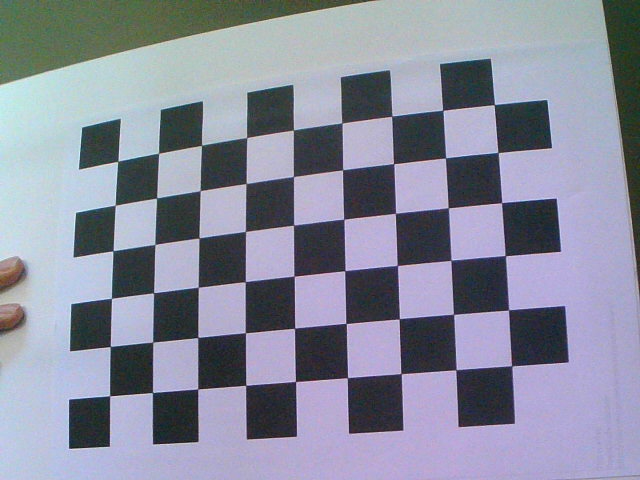
#> input picture rover/camera/images/image_0.png, 640 x 480 px; its folder holds only this picture in this run
$ python cameraCalibrationWithUndistortion.py
#> lines starting #> are read from the running program, lines starting #| are printed output that depends on the picture; after the words box and inside, x2 and y2 are one past the last pixel; in counts of white or black regions, pixels touching at a corner belong together; long printed decimals are rounded
#!/usr/bin/env python

import cv2
import numpy as np
import os
import glob

# Defining the dimensions of checkerboard
CHECKERBOARD = (6,9)
criteria = (cv2.TERM_CRITERIA_EPS + cv2.TERM_CRITERIA_MAX_ITER, 30, 0.001)

# Creating vector to store vectors of 3D points for each checkerboard image
objpoints = []
# Creating vector to store vectors of 2D points for each checkerboard image
imgpoints = []


# Defining the world coordinates for 3D points
objp = np.zeros((1, CHECKERBOARD[0]*CHECKERBOARD[1], 3), np.float32)
objp[0,:,:2] = np.mgrid[0:CHECKERBOARD[0], 0:CHECKERBOARD[1]].T.reshape(-1, 2)
prev_img_shape = None

# Extracting path of individual image stored in a given directory
images = glob.glob('./images/*.png')
for fname in images:
    img = cv2.imread(fname)
#> img is the input picture: shape (480, 640, 3); mean B, G, R 157.6, 140.6, 137.5
    gray = cv2.cvtColor(img,cv2.COLOR_BGR2GRAY)
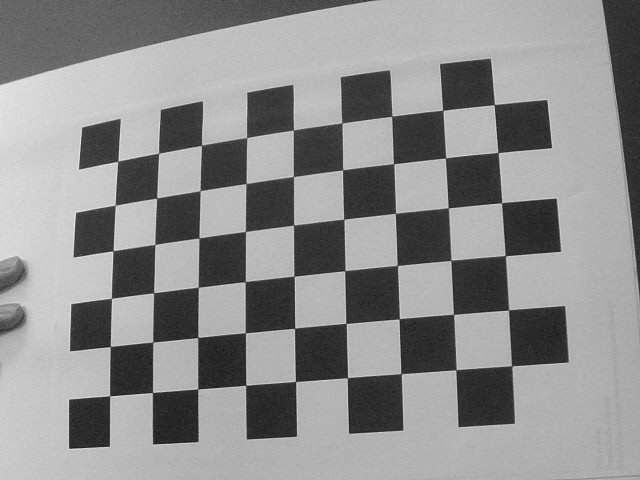
#> gray: shape (480, 640); min 20, max 237, mean 141.6
    # Find the chess board corners
    # If desired number of corners are found in the image then ret = true
    ret, corners = cv2.findChessboardCorners(gray, CHECKERBOARD, cv2.CALIB_CB_ADAPTIVE_THRESH+
    	cv2.CALIB_CB_FAST_CHECK+cv2.CALIB_CB_NORMALIZE_IMAGE)
#> ret = True; corners = 54 rows, first 8: [109.7, 395.7], [110.3, 346.4], [111.4, 298.4], [113, 250.7], [115.3, 205.2], [117.7, 161.4], [152.5, 392.6], [152.7, 342.1]

    """
    If desired number of corner are detected,
    we refine the pixel coordinates and display
    them on the images of checker board
    """
    if ret == True:
        objpoints.append(objp)
        # refining pixel coordinates for given 2d points.
        corners2 = cv2.cornerSubPix(gray,corners,(11,11),(-1,-1),criteria)
#> corners2 = 54 rows, first 8: [109.6, 395.8], [110.3, 346.5], [111.4, 298.3], [113, 250.8], [115.2, 205.2], [117.8, 161.3], [152.5, 392.5], [152.7, 342.1]

        imgpoints.append(corners2)

        # Draw and display the corners
        img = cv2.drawChessboardCorners(img, CHECKERBOARD, corners2,ret)
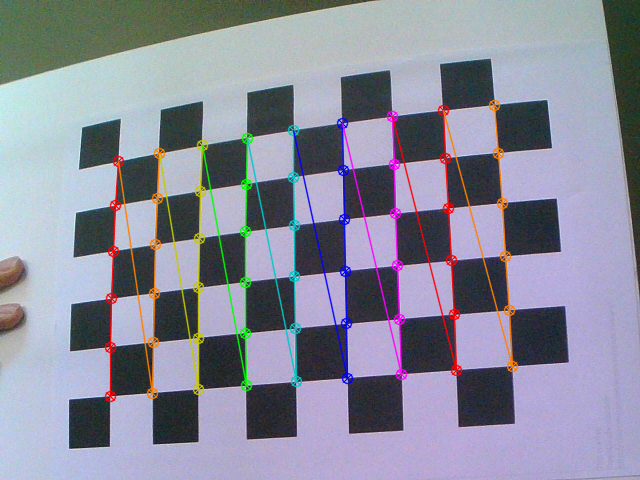
#> img: shape (480, 640, 3); 5.55% of pixels changed, all inside (x1, y1, x2, y2) = (104, 99, 519, 403)

    cv2.imshow('img',img)
    cv2.waitKey(0)

cv2.destroyAllWindows()

h,w = img.shape[:2]
#> h = 480; w = 640

"""
Performing camera calibration by
passing the value of known 3D points (objpoints)
and corresponding pixel coordinates of the
detected corners (imgpoints)
"""
ret, mtx, dist, rvecs, tvecs = cv2.calibrateCamera(objpoints, imgpoints, gray.shape[::-1],None,None)
#> ret = 0.159; mtx = [[1572.2, 0, 333.7], [0, 1524.4, 315.7], [0, 0, 1]]; dist = [[-0.846, -18.21, 0.055, 0.0354, 394.1]]; rvecs = ([-0.445, 0.161, -1.6],); tvecs = ([-4.39, 1.57, 29.68],)

print("Camera matrix : \n")
print(mtx)
#| [[1.57215037e+03 0.00000000e+00 3.33708772e+02]
#|  [0.00000000e+00 1.52440189e+03 3.15659095e+02]
#|  [0.00000000e+00 0.00000000e+00 1.00000000e+00]]
print("dist : \n")
print(dist)
#| [[-8.46277426e-01 -1.82143477e+01  5.50089278e-02  3.53843836e-02
#|    3.94100323e+02]]
print("rvecs : \n")
print(rvecs)
#| (array([[-0.4447],
#|        [ 0.1611],
#|        [-1.601]]),)
print("tvecs : \n")
print(tvecs)
#| (array([[-4.389],
#|        [ 1.569],
#|        [29.677]]),)

# Using the derived camera parameters to undistort the image

img = cv2.imread(images[0])
# Refining the camera matrix using parameters obtained by calibration
newcameramtx, roi = cv2.getOptimalNewCameraMatrix(mtx, dist, (w,h), 1, (w,h))
#> newcameramtx = [[1496.6, 0, 340.5], [0, 1434.6, 322.5], [0, 0, 1]]; roi = (23, 23, 601, 451)

# Method 1 to undistort the image
dst = cv2.undistort(img, mtx, dist, None, newcameramtx)
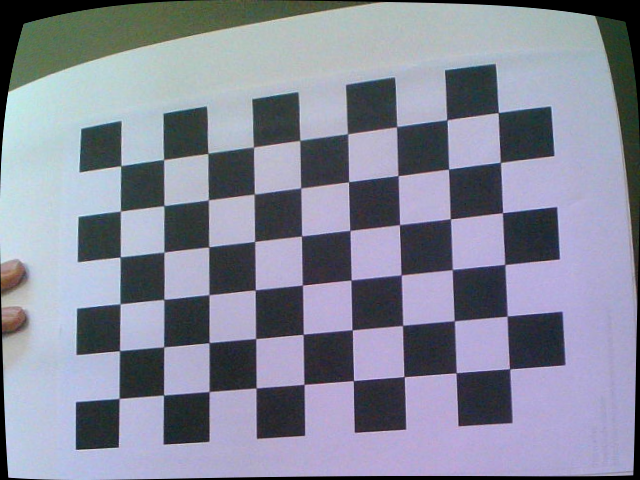
#> dst: shape (480, 640, 3); mean B, G, R 153.7, 137.2, 134

# Method 2 to undistort the image
mapx,mapy=cv2.initUndistortRectifyMap(mtx,dist,None,newcameramtx,(w,h),5)
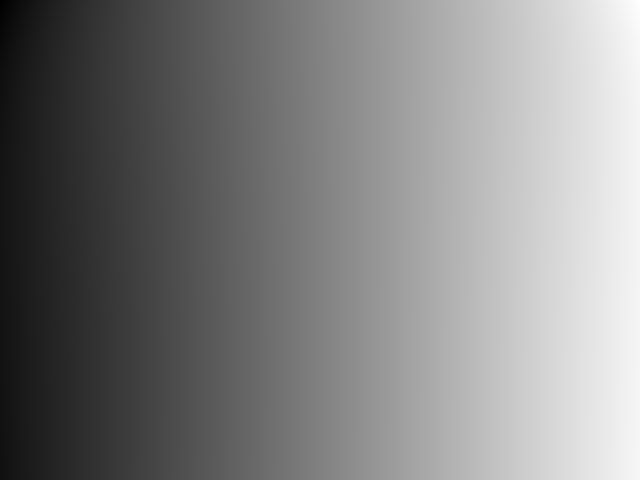
#> mapx: shape (480, 640) float32; min -55.43, max 669.6, mean 315.6; drawn with min black and max white
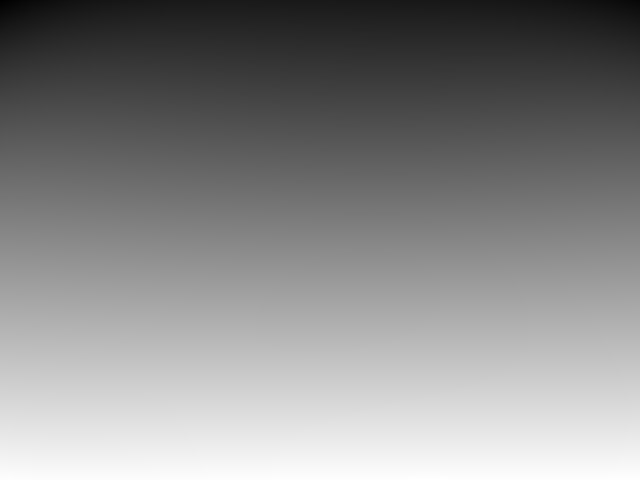
#> mapy: shape (480, 640) float32; min -54.11, max 484.3, mean 234.3; drawn with min black and max white

dst = cv2.remap(img,mapx,mapy,cv2.INTER_LINEAR)

# Displaying the undistorted image
cv2.imshow("undistorted image",dst)
cv2.waitKey(0)

$ run again, on rover/camera/images/image_12.png
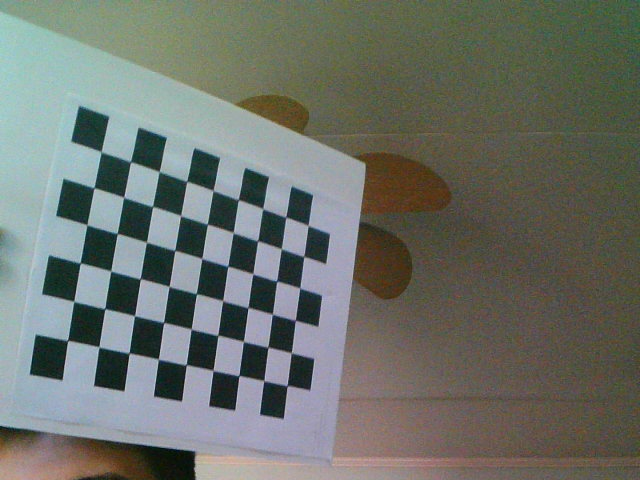
#> input picture rover/camera/images/image_12.png, 640 x 480 px
#> img is the input picture: shape (480, 640, 3); mean B, G, R 106, 113.5, 108.9
#> `ret, corners = cv2.findChessboardCorners(gray, CHECKERBOARD, cv2.CALIB..`: ret = True; corners = 54 rows, first 8: [67.51, 340.6], [73.74, 301.2], [80.46, 262.9], [86.69, 224.8], [94.22, 187.7], [100.9, 151.7], [98.97, 346.7], [104.8, 308.5]
#> corners2 = 54 rows, first 8: [67.61, 340.4], [73.69, 301.4], [80.21, 263], [86.87, 224.8], [93.97, 187.7], [101.2, 151.8], [98.79, 346.8], [104.7, 308.7]
#> `img = cv2.drawChessboardCorners(img, CHECKERBOARD, corners2,ret)`:
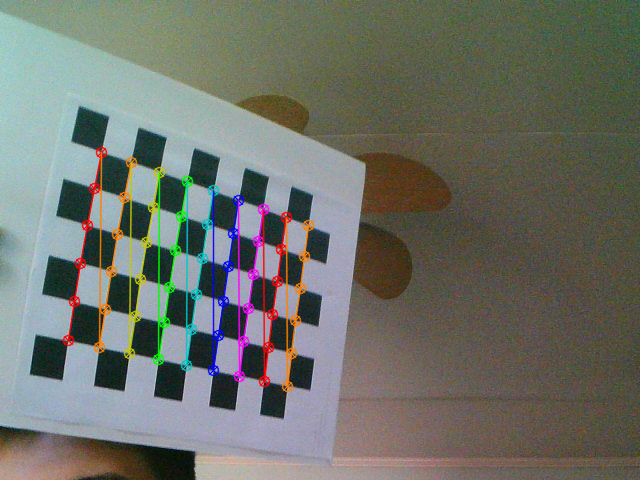
#> img: shape (480, 640, 3); 4.28% of pixels changed, all inside (x1, y1, x2, y2) = (62, 146, 315, 393)
#> `ret, mtx, dist, rvecs, tvecs = cv2.calibrateCamera(objpoints, imgpoint..`: ret = 0.158; mtx = [[772.8, 0, 347.5], [0, 854.3, 338.6], [0, 0, 1]]; dist = [[-0.533, 1.49, 0.00592, -0.00209, -3.49]]; rvecs = ([0.531, -0.616, -1.32],); tvecs = ([-7.76, 0.0254, 20.25],)
#| [[772.773   0.         347.533]
#|  [  0.         854.345 338.649]
#|  [  0.           0.           1.        ]]
#| [[-5.33323234e-01  1.49152806e+00  5.92082202e-03 -2.09004824e-03
#|   -3.48836048e+00]]
#| (array([[ 0.5311],
#|        [-0.6158],
#|        [-1.322]]),)
#| (array([[-7.762],
#|        [ 0.02542],
#|        [20.251]]),)
#> newcameramtx = [[629.7, 0, 355.5], [0, 641.7, 362], [0, 0, 1]]; roi = (72, 108, 521, 361)
#> `mapx,mapy=cv2.initUndistortRectifyMap(mtx,dist,None,newcameramtx,(w,h)..`:
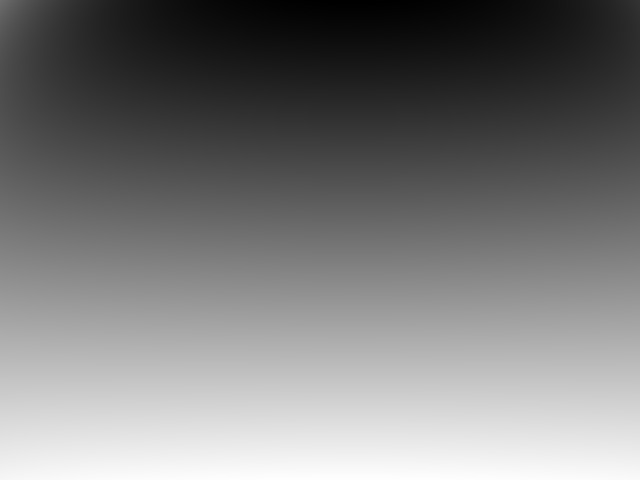
#> mapy: shape (480, 640) float32; min -75.31, max 492.4, mean 197; drawn with min black and max white

$ run again, on rover/camera/images/image_13.png
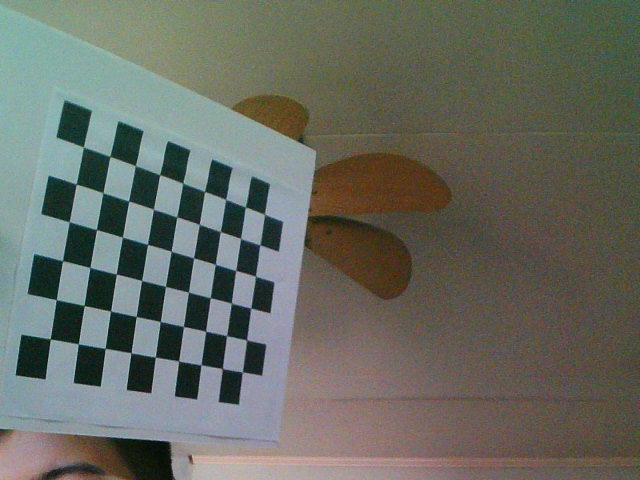
#> input picture rover/camera/images/image_13.png, 640 x 480 px
#> img is the input picture: shape (480, 640, 3); mean B, G, R 98.1, 107, 104
#> `ret, corners = cv2.findChessboardCorners(gray, CHECKERBOARD, cv2.CALIB..`: ret = True; corners = 54 rows, first 8: [50.41, 338.8], [56.38, 299.8], [62.62, 260.9], [69.09, 221.7], [76.08, 184.3], [83.36, 146.9], [78.22, 343.8], [84.22, 305.5]
#> corners2 = 54 rows, first 8: [50.3, 338.9], [56.3, 299.7], [62.48, 260.7], [69.19, 221.8], [76.23, 184.1], [83.38, 147.1], [78.34, 343.8], [84.17, 305.6]
#> `img = cv2.drawChessboardCorners(img, CHECKERBOARD, corners2,ret)`:
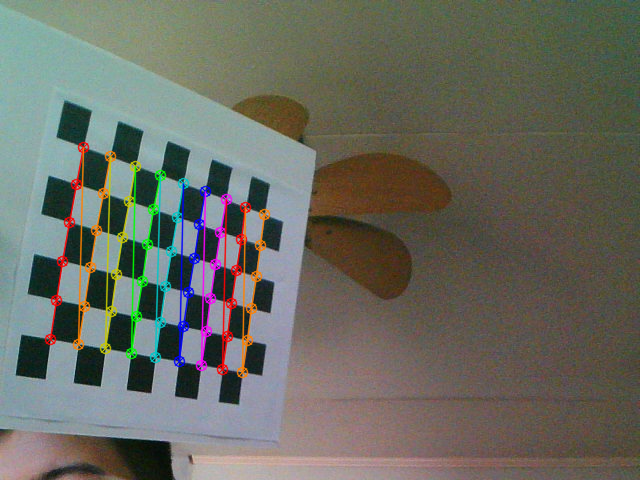
#> img: shape (480, 640, 3); 4.23% of pixels changed, all inside (x1, y1, x2, y2) = (44, 141, 271, 379)
#> `ret, mtx, dist, rvecs, tvecs = cv2.calibrateCamera(objpoints, imgpoint..`: ret = 0.859; mtx = [[737.9, 0, 394.2], [0, 1866.8, 233.9], [0, 0, 1]]; dist = [[-7.12, 74.85, 0.079, -1.92, -502.2]]; rvecs = ([0.185, -0.329, -1.35],); tvecs = ([-17.33, 2.44, 76.94],)
#| [[7.37884230e+02 0.00000000e+00 3.94216610e+02]
#|  [0.00000000e+00 1.86683717e+03 2.33874944e+02]
#|  [0.00000000e+00 0.00000000e+00 1.00000000e+00]]
#| [[-7.11808879e+00  7.48470442e+01  7.89576289e-02 -1.92083774e+00
#|   -5.02199782e+02]]
#| (array([[ 0.1855],
#|        [-0.3289],
#|        [-1.347]]),)
#| (array([[-17.327 ],
#|        [  2.437],
#|        [ 76.939]]),)
#> newcameramtx = [[432.5, 0, 231], [0, 514.3, 64.43], [0, 0, 1]]; roi = (0, 42, 375, 41)
#> `mapx,mapy=cv2.initUndistortRectifyMap(mtx,dist,None,newcameramtx,(w,h)..`:
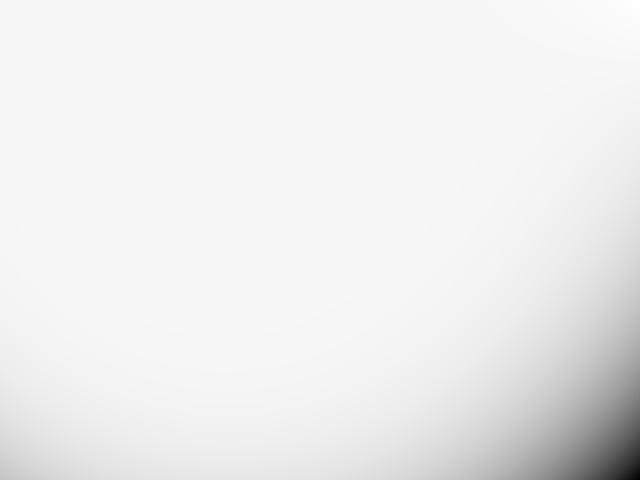
#> mapy: shape (480, 640) float32; min -2511366.8, max 75366.2, mean -92046; drawn with min black and max white

$ run again, on rover/camera/images/image_14.png
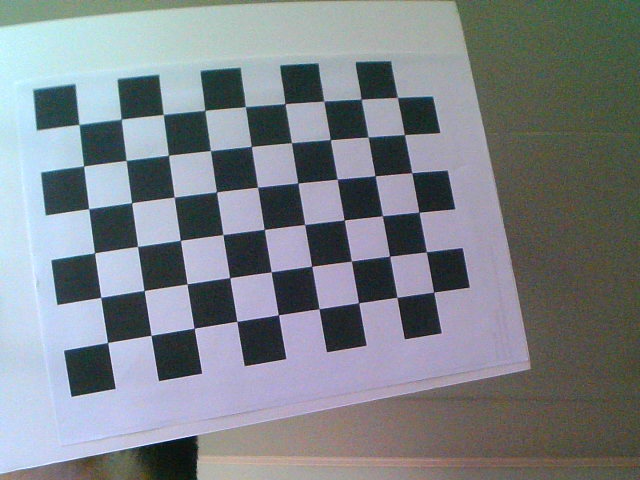
#> input picture rover/camera/images/image_14.png, 640 x 480 px
#> img is the input picture: shape (480, 640, 3); mean B, G, R 137.1, 131.3, 125.6
#> `ret, corners = cv2.findChessboardCorners(gray, CHECKERBOARD, cv2.CALIB..`: ret = True; corners = 54 rows, first 8: [107.5, 342.5], [100.7, 297.2], [94.58, 252.7], [88.56, 208.6], [83.62, 166], [78.89, 124.6], [151, 335.4], [144.1, 290.5]
#> corners2 = 54 rows, first 8: [107.6, 342.6], [100.7, 297.4], [94.49, 252.8], [88.67, 208.7], [83.61, 166.1], [78.97, 124.5], [151, 335.4], [144.1, 290.5]
#> `img = cv2.drawChessboardCorners(img, CHECKERBOARD, corners2,ret)`:
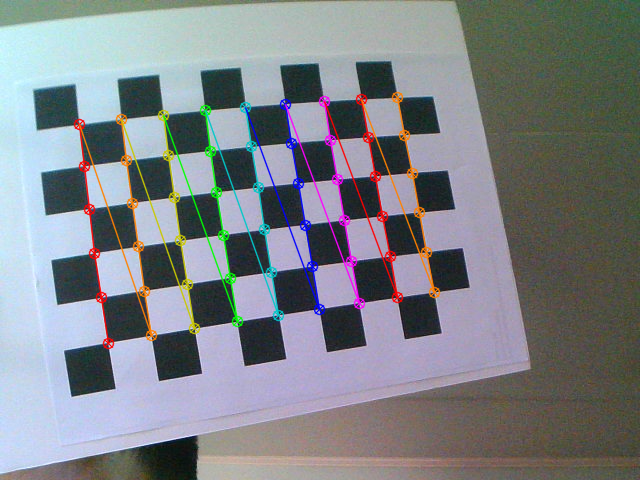
#> img: shape (480, 640, 3); 4.85% of pixels changed, all inside (x1, y1, x2, y2) = (73, 91, 441, 350)
#> `ret, mtx, dist, rvecs, tvecs = cv2.calibrateCamera(objpoints, imgpoint..`: ret = 0.162; mtx = [[1214.1, 0, 334.2], [0, 1163.2, 383.9], [0, 0, 1]]; dist = [[-0.831, 2.27, -0.00258, 0.0139, -5.89]]; rvecs = ([0.385, -0.372, -1.71],); tvecs = ([-4.72, -0.892, 24.33],)
#| [[1.21410943e+03 0.00000000e+00 3.34197518e+02]
#|  [0.00000000e+00 1.16321300e+03 3.83876897e+02]
#|  [0.00000000e+00 0.00000000e+00 1.00000000e+00]]
#| [[-8.31105187e-01  2.26856338e+00 -2.57612486e-03  1.39346147e-02
#|   -5.89269098e+00]]
#| (array([[ 0.385],
#|        [-0.3725],
#|        [-1.709]]),)
#| (array([[-4.717],
#|        [-0.8916],
#|        [24.333]]),)
#> newcameramtx = [[1014.2, 0, 350.5], [0, 965.3, 393.5], [0, 0, 1]]; roi = (50, 48, 565, 425)
#> `mapx,mapy=cv2.initUndistortRectifyMap(mtx,dist,None,newcameramtx,(w,h)..`:
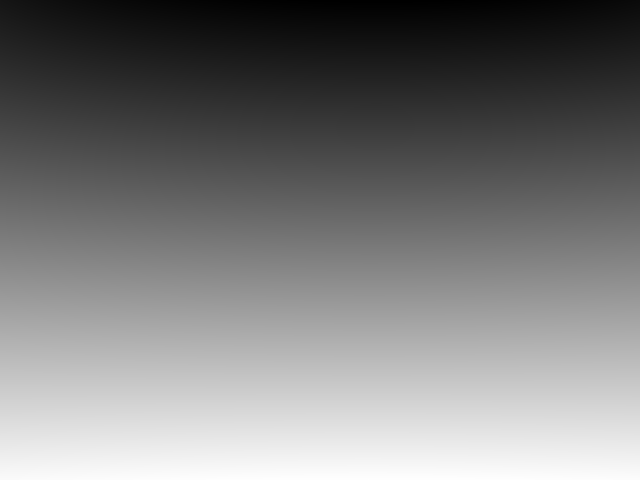
#> mapy: shape (480, 640) float32; min -43.38, max 486.1, mean 212.3; drawn with min black and max white
